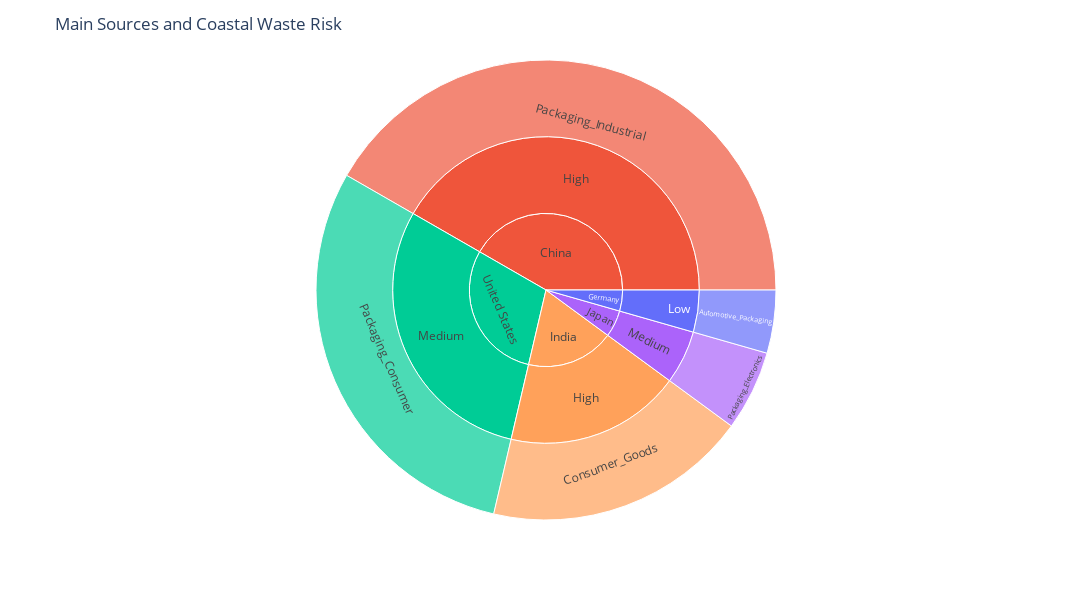

The notebook cell saved with this chart:
### Markdown cell above
<a id="34"></a>
### <div style="text-align:left; border-radius:15px; padding:20px; color:Black; margin:0; font-size:100%; font-family:Arial; background-color:#48cae4; overflow:hidden"><b>⚡4.  Main Sources and Coastal Waste Risk</b>
<a href="#table-of-contents" style="font-family: Arial, sans-serif; font-size: 15px; background-color: #7b2cbf; color: #ffffff; padding: 7px 15px; text-decoration: none; border-radius: 15px;">
        [Table of Content 📜⬆️]
</a>
</div>

### Code cell
fig = px.sunburst(
    df.nlargest(5, 'Total_Plastic_Waste_MT'),
    names='Country',  
    values='Total_Plastic_Waste_MT',  
    path=['Country', 'Coastal_Waste_Risk', 'Main_Sources'],
    color='Country',  
)
fig.update_layout(
    title = 'Main Sources and Coastal Waste Risk',
    height=600,
    width=1500,
)
fig.show()

### Figure 1 — Plotly figure (JSON) as saved in the notebook; plotly's stock layout.template omitted (floating-point values rounded to 4 significant figures)
{"data": [{"branchvalues": "total", "customdata": [["Germany"], ["China"], ["United States"], ["Japan"], ["India"], ["China"], ["India"], ["Germany"], ["Japan"], ["United States"], ["China"], ["Germany"], ["India"], ["Japan"], ["United States"]], "domain": {"x": [0, 1], "y": [0, 1]}, "hovertemplate": "labels=%{label}<br>Total_Plastic_Waste_MT=%{value}<br>parent=%{parent}<br>id=%{id}<br>Country=%{customdata[0]}<extra></extra>", "ids": ["Germany/Low/Automotive_Packaging", "China/High/Packaging_Industrial", "United States/Medium/Packaging_Consumer", "Japan/Medium/Packaging_Electronics", "India/High/Consumer_Goods", "China/High", "India/High", "Germany/Low", "Japan/Medium", "United States/Medium", "China", "Germany", "India", "Japan", "United States"], "labels": ["Automotive_Packaging", "Packaging_Industrial", "Packaging_Consumer", "Packaging_Electronics", "Consumer_Goods", "High", "High", "Low", "Medium", "Medium", "China", "Germany", "India", "Japan", "United States"], "marker": {"colors": ["#636efa", "#EF553B", "#00cc96", "#ab63fa", "#FFA15A", "#EF553B", "#FFA15A", "#636efa", "#ab63fa", "#00cc96", "#EF553B", "#636efa", "#FFA15A", "#ab63fa", "#00cc96"]}, "name": "", "parents": ["Germany/Low", "China/High", "United States/Medium", "Japan/Medium", "India/High", "China", "India", "Germany", "Japan", "United States", "", "", "", "", ""], "type": "sunburst", "values": [6.28, 59.08, 42.02, 7.99, 26.33, 59.08, 26.33, 6.28, 7.99, 42.02, 59.08, 6.28, 26.33, 7.99, 42.02]}], "layout": {"height": 600, "legend": {"tracegroupgap": 0}, "margin": {"t": 60}, "title": {"text": "Main Sources and Coastal Waste Risk"}, "width": 1500}}
